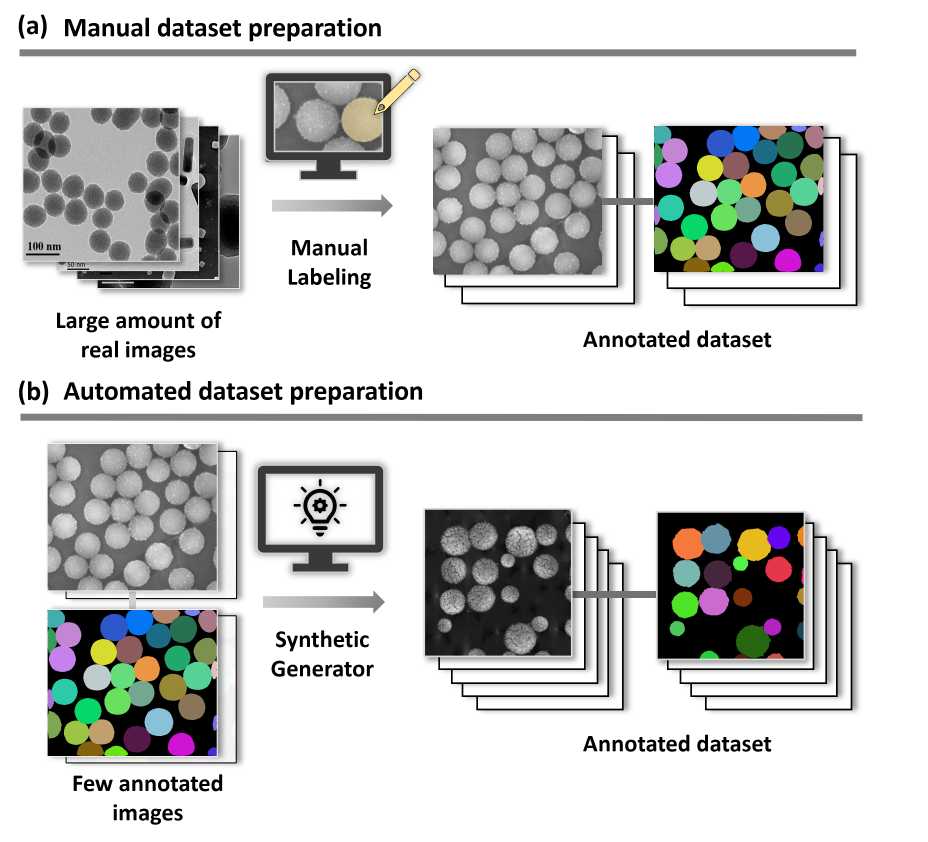
#> input picture images/Bild1.png, 2782 x 2524 px, given in place of fc2851e6d3.png, which was not available (shown at 1/3 size)
$ jupyter execute --allow-errors DatasetGenerator.ipynb
#> lines starting #> are read from the running program, lines starting #| are printed output that depends on the picture; pictures that were not available may be replaced by others from this repository, and a replacement may not be noted
[cell 1]
import numpy as np
import cv2
from random import randrange, uniform
import random
from scipy import ndimage
import os
from PIL import Image, ImageOps, ImageFilter
from main import Texture_Generator
#> (the rest of this cell did not finish here and is left out)

[cell 2]
# [204 lines left out: functions Crop_Best_Rectangle, Particle_To_Texture, not called in this run]

[cell 3]
# [186 lines left out: functions Crop_Real_To_Patch, Mask_Texture, add_salt_and_pepper, NoOverlapCoordinates, Random_Paste_Objects, not called in this run]

[cell 4]
def Remove_Zero_Values(input_image_path):

    img = Image.open(input_image_path,'r').convert("L")
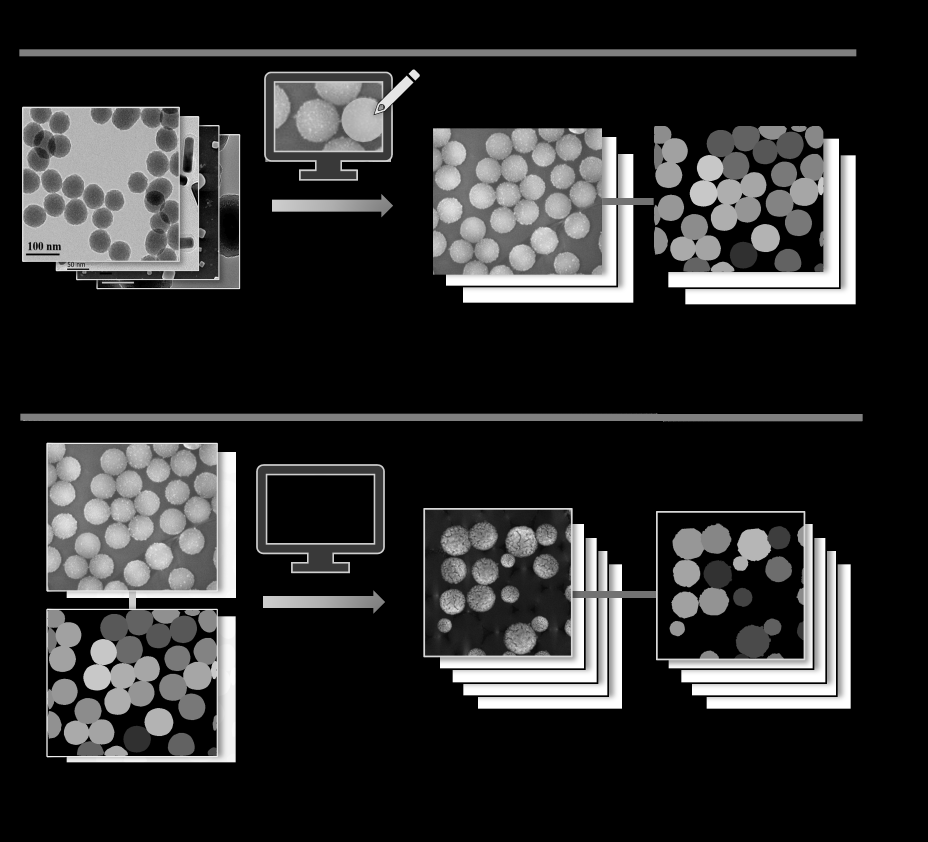
#> img: PIL image 2782x2524 L (shown at 1/3 size); min 0, max 255, mean 44.9

    w, h = img.size
#> w = 2782; h = 2524
    pxdata = img.load()
    for y in range(h):
        for x in range(w):
            if pxdata[x,y] == 0:
                img.putpixel((x,y),2)
            if pxdata[x,y] == 1:
                img.putpixel((x,y),2)

    img.convert('RGB').save(input_image_path)

[cell 5]
# [35 lines left out: function Eliminate_Edge_Pt, not called in this run]

[cell 6]
def Dataset_Gen(dataset_size, l, u, input_mask_path, input_image_path, projectname, no, only_real, only_realbg, sp_amount, gb_amount, min_size, max_size):
    #Generator of image/mask pair
    #max number of particles 250

    #Arguments:
    #1: Dataset size
    #2: Lower limit of particles per image
    #3: Upper limit of particles per image
    #4: Absolute path of the input mask
    #5: Absolute Path of the input image
    #6: Individual project name
    #7: Boolean for non-overlapping systems
    #8: Boolean for using only the real patches (and not the synthetic ones with the generated textures)(faster)
    #9: Boolean for using only real backgrounds
    #10: Maximal percentage of salt-pepper noise added to the image (random between 0 and the given value)
    #11: Maximal percentage of Gaussian Blur added to the image(random between 0 and the given value)
    #12: Minimal scaling factor of the individual objects
    #13: Maximal scaling factor of the individual objects


    path = './'+projectname+'/'

    try:
        os.mkdir(projectname)
    except FileExistsError:
        print('Project already exist! Choose another name!')
        return

    try:
        os.chdir(path)
        #print("Current working directory: {0}".format(os.getcwd()))
    except FileNotFoundError:
        print("Directory: {0} does not exist".format(path))
    except NotADirectoryError:
        print("{0} is not a directory".format(path))
    except PermissionError:
        print("You do not have permissions to change to {0}".format(path))

    Remove_Zero_Values(input_image_path)

    GetBG(input_mask_path, input_image_path, projectname, only_realbg)

    if l > 2:
        input_mask_path = Eliminate_Edge_Pt(input_mask_path)


    LabelToPool(input_mask_path, input_image_path, projectname)

    img_pool = './test_image_pool_'+projectname+'/'

    Particle_To_Texture(img_pool, projectname, only_real)

    pt_pool = './test_mask_pool_'+projectname+'/'
    roi_tx_pool = './roi_txt_pool_'+projectname+'/'


    Mask_Texture(pt_pool, roi_tx_pool, projectname, only_real)

    txt_pt_pool =  './txt_mask_pool_'+projectname+'/'
    bg_path = './Background/'


    Random_Paste_Objects(bg_path, txt_pt_pool, dataset_size, l, u, projectname, no, sp_amount, gb_amount, min_size, max_size)

    orig_img = Image.open(input_image_path)
    orig_img.save("./original_image.png")

    os.chdir('..')

[cell 7]
# [10 lines left out: function ConvertFolderRightFormat, not called in this run]

[cell 8]
# [46 lines left out: function Dataset_Gen_Folder, not called in this run]

# data_size = [5]

# for k in data_size:
#     Dataset_Gen_Folder(k, 0, 0, multiple_folder_path+f"/{i}", True, True, True, 0.2, 2, 0.3, 2)

[cell 9]
multiple_folder_path = r"C:/Users/User/Desktop/SynthProject/UTILE-Gen_tests/Classification/Synthexpansion"
# [7 lines left out: function Multiple_Folder_Expansion, not called in this run]

#Multiple_Folder_Expansion(multiple_folder_path)

[cell 10]
folder_path = r"C:/Users/User/Desktop/SynthProject/UTILE-Gen_tests/DifferentClassesTest/Classes/Nanocircles_gbg_o"

# [42 lines left out: function Dataset_Gen_Folder, not called in this run]

data_size = [5]

#for k in data_size:
#    Dataset_Gen_Folder(k, 0, 0, folder_path, True, True, True, 0.2, 2, 0.3, 2)

[cell 11]
cluster = "C:/Users/User/Desktop/SynthProject/Infos/Classes_new"

# [32 lines left out: function Cluster_Org, not called in this run]


#Cluster_Org(cluster)

[cell 12]
particle = 'fc2851e6d3'
projectname = 'IQFig'

input_mask_path = r'C:/Users/User/Desktop/SynthProject/IDE_images/segmaps/'+particle+'.png'
input_image_path = r'C:/Users/User/Desktop/SynthProject/IDE_images/images/'+particle+'.png'

#> (the rest of this cell did not finish here and is left out)

[cell 13]
particle = '2bc87a8698'
projectname = 'BGfig'

input_mask_path = r'C:/Users/User/Desktop/SynthProject/IDE_images/segmaps/'+particle+'.png'
input_image_path = r'C:/Users/User/Desktop/SynthProject/IDE_images/images/'+particle+'.png'

#> (the rest of this cell did not finish here and is left out)

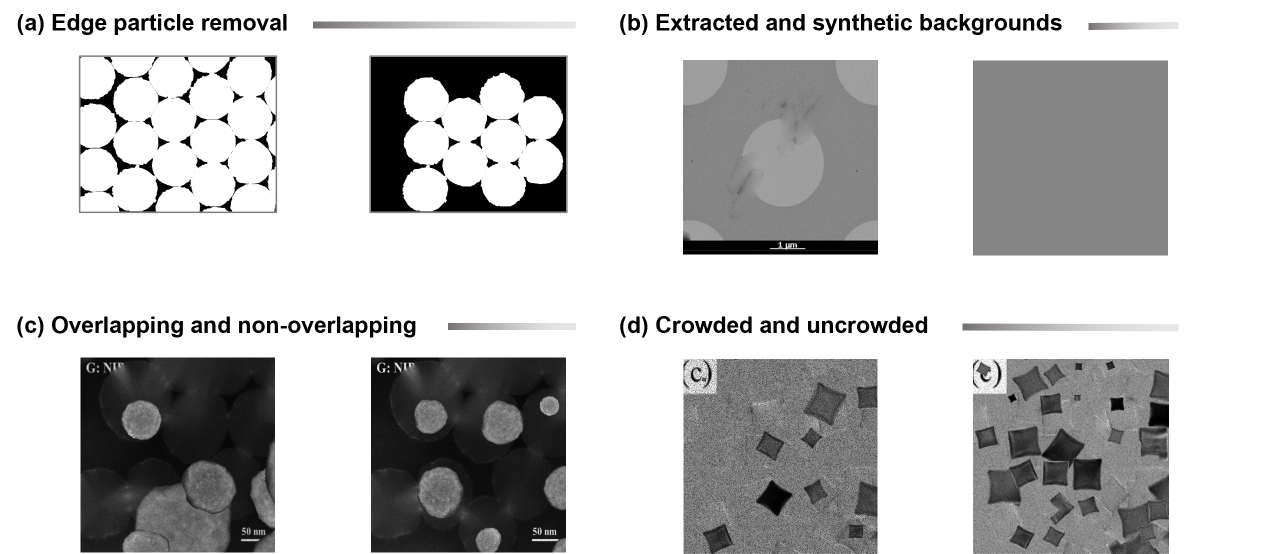
#> input picture images/Bild3.png, 2523 x 1107 px, given in place of 2bc87a8698.png, which was not available (shown at 1/2 size)
#> in Remove_Zero_Values (call 2), `img = Image.open(input_image_path,'r').convert("L")`:
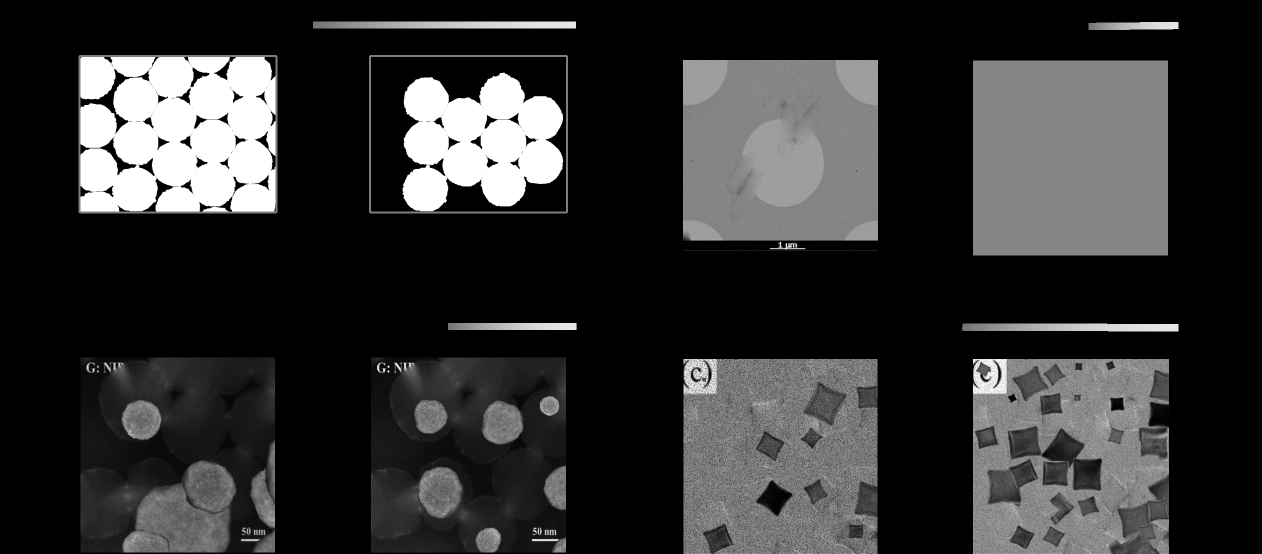
#> img: PIL image 2523x1107 L (shown at 1/2 size); min 0, max 255, mean 49.5

[cell 14]
particle = '60c63e2383'
projectname = 'Utile-Gen_timetest_cr'

input_mask_path = r'C:/Users/User/Desktop/SynthProject/IDE_images/segmaps/'+particle+'.png'
input_image_path = r'C:/Users/User/Desktop/SynthProject/IDE_images/images/'+particle+'.png'

#> (the rest of this cell did not finish here and is left out)

[cell 15]
particle = '90615b870a'
projectname = 'Utile-Gen_NC2'

input_mask_path = r'C:/Users/User/Desktop/SynthProject/IDE_images/segmaps/'+particle+'.png'
input_image_path = r'C:/Users/User/Desktop/SynthProject/IDE_images/images/'+particle+'.png'

#> (the rest of this cell did not finish here and is left out)


[cell 16]
particle = '4d951b622f'
projectname = 'Paramter_fig_test_2T'

input_mask_path = r'C:/Users/User/Desktop/SynthProject/IDE_images/segmaps/'+particle+'.png'
input_image_path = r'C:/Users/User/Desktop/SynthProject/IDE_images/images/'+particle+'.png'

#> (the rest of this cell did not finish here and is left out)
